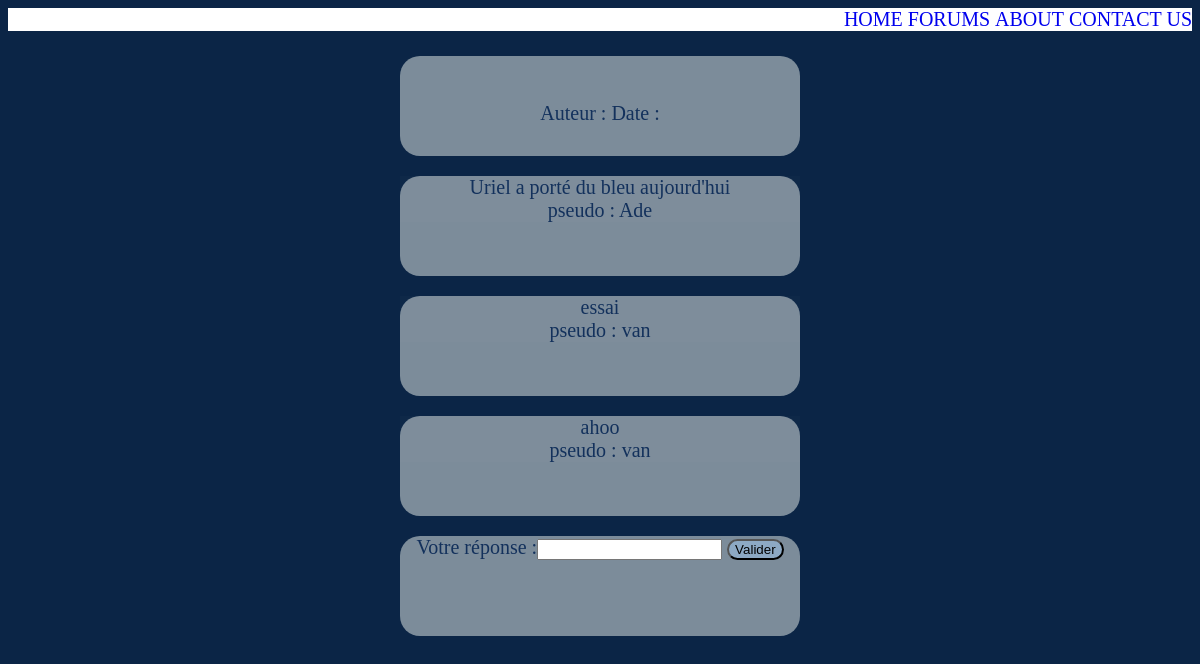
The app's page /sujet.php?idsujet=10 with its own data.
### tables this page shows
CREATE TABLE `reponse` (
  `id_reponse` int(11) NOT NULL,
  `id_sujet` int(11) NOT NULL,
  `id_user` int(11) NOT NULL,
  `date_depot` datetime NOT NULL DEFAULT current_timestamp(),
  `reponse` varchar(128) NOT NULL
);

CREATE TABLE `user` (
  `id_user` int(11) NOT NULL,
  `nom` varchar(24) NOT NULL,
  `email` varchar(24) NOT NULL,
  `password` varchar(24) NOT NULL,
  `pseudo` varchar(24) NOT NULL,
  `date_insc` datetime NOT NULL DEFAULT current_timestamp()
);

### sujet.php (the view, shortened to what this page needs)
<html>
    <head>
        <link rel = stylesheet href = "style.css">
    </head>
    <body>
      <?php session_start();
      $idsujet = $_GET['idsujet']; ?>
        <?php $connexion = mysqli_connect('localhost','root','');
        mysqli_query($connexion,'USE gamora;') or exit(mysqli_error($connexion));?>
        <ul id="navigation">
            <li><a href="home.php">HOME</a></li>
            <li><a href="forum.php">FORUMS</a></li>
            <li><a href="about.html">ABOUT</a></li>
            <li><a href="contact.html">CONTACT US </a></li>
        </ul>
        <div class="">
          <p>
            <h3><?php echo $_GET['lib'];?></h3><br>
            <?php echo $_GET['description'];?><br>
            Auteur : <?php echo $_GET['pseudo'] ;?> Date : <?php echo $_GET['datecrea']; ?><br>
          </p>
        </div>
          <?php
          $req2 = mysqli_query($connexion,"SELECT pseudo, reponse, id_sujet  FROM reponse,  user WHERE reponse.id_sujet = '$idsujet' AND reponse.id_user = user.id_user");?>
          <?php while ($line = mysqli_fetch_assoc($req2)) { ?>
            <div class="">
              <?php if($ligne['id_sujet']=$idsujet) { ?>
                <p><?php echo $line['reponse']; ?><br>
                pseudo : <?php echo $line['pseudo'];?></p>
            <?php }
              else {
                break;
              }?>
            </div>
          <?php }?>
        <form  action = "reponse.php" method="get">
            <label for="reponse">Votre réponse :</label><input type="text" name="reponse" value="">
            <input class="bleu" type="submit" name="valider" value="Valider">
        </form>
    </body>
</html>

### style.css (style rules this page uses)
body { background-color: #0B2546; font-family: serif; color : #13315C; font-size: 20px; }
p { font-size: 20px; color : #13315C; background: rgba(238,244,237,0.01); }
form, div { background-color: #EEF4ED; width: 400px; min-height: 100px; text-align: center; background: rgba(238,244,237,0.5); margin: auto; border-radius: 20px; }
.bleu { background-color: #8DA9C4; border-radius: 30px ; }
#navigation { background-color: white; list-style: none; text-align: right; }
#navigation li { display: inline; color: #EEF4ED; }
a { text-decoration: none; }

### records on screen
reponse: reponse "Uriel a porté du bleu aujourd'hui", id_user.pseudo "Ade"
reponse: reponse "essai", id_user.pseudo "van"
reponse: reponse "ahoo", id_user.pseudo "van"
